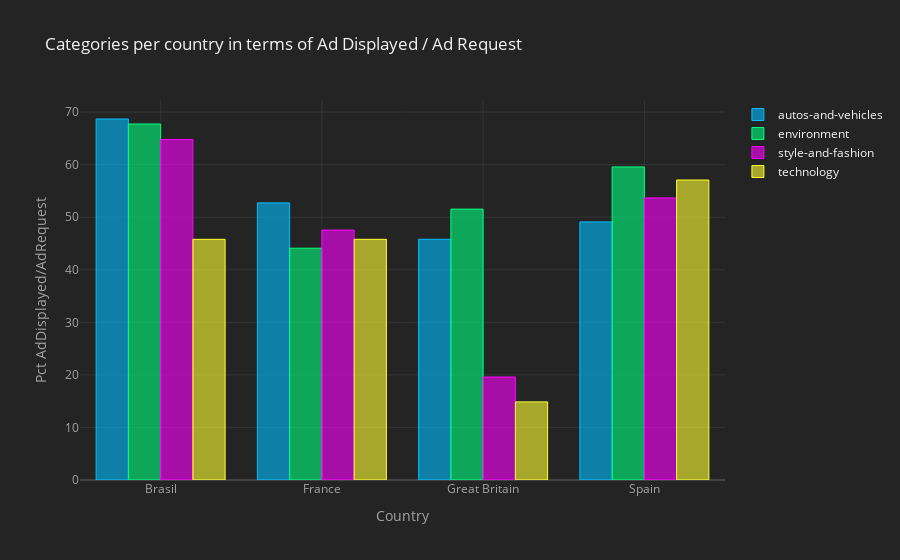

The cell this chart's notebook holds for it:
### Markdown cell above
##### 💡Vehicles is the category where more ads are displayed, specially in Brasil and Spain, where the volume doubles second most displayed category. In France and Great Britan, as we saw before, Tech is also way important. In Great Britan, Environment doubles Style and in France Tech and Style are more relevant (Tech is same as Vehicles).

### Code cell
aux1 = df.groupby(['Country', 'pageCategory']).agg({'ClientAdRequest':'sum'})
aux2 = df.groupby(['Country', 'pageCategory']).agg({'ClientAdImpression':'sum'})
aux_1_2_3 = aux1.merge(aux2, on=['Country','pageCategory'], how='left', indicator=False)
aux_1_2_3['Pct'] = 100*(aux_1_2_3['ClientAdImpression']/aux_1_2_3['ClientAdRequest'])
aux_1_2_3 = aux_1_2_3['Pct'].unstack(level=1)
aux_1_2_3.iplot(kind='bar', color=['deepskyblue','springgreen','magenta','yellow'],
    xTitle='Country', yTitle='Pct AdDisplayed/AdRequest',
    title= 'Categories per country in terms of Ad Displayed / Ad Request')

### Figure 1 — Plotly figure (JSON) as saved in the notebook; plotly's stock layout.template omitted (floating-point values rounded to 4 significant figures)
{"data": [{"marker": {"color": "rgba(0, 191, 255, 0.6)", "line": {"color": "rgba(0, 191, 255, 1.0)", "width": 1}}, "name": "autos-and-vehicles", "orientation": "v", "text": "", "type": "bar", "x": ["Brasil", "France", "Great Britain", "Spain"], "y": [68.69, 52.73, 45.8, 49.11]}, {"marker": {"color": "rgba(0, 255, 127, 0.6)", "line": {"color": "rgba(0, 255, 127, 1.0)", "width": 1}}, "name": "environment", "orientation": "v", "text": "", "type": "bar", "x": ["Brasil", "France", "Great Britain", "Spain"], "y": [67.74, 44.1, 51.54, 59.57]}, {"marker": {"color": "rgba(255, 0, 255, 0.6)", "line": {"color": "rgba(255, 0, 255, 1.0)", "width": 1}}, "name": "style-and-fashion", "orientation": "v", "text": "", "type": "bar", "x": ["Brasil", "France", "Great Britain", "Spain"], "y": [64.79, 47.55, 19.61, 53.68]}, {"marker": {"color": "rgba(255, 255, 51, 0.6)", "line": {"color": "rgba(255, 255, 51, 1.0)", "width": 1}}, "name": "technology", "orientation": "v", "text": "", "type": "bar", "x": ["Brasil", "France", "Great Britain", "Spain"], "y": [45.79, 45.79, 14.86, 57.08]}], "layout": {"legend": {"bgcolor": "#242424", "font": {"color": "#F4F4F4"}}, "paper_bgcolor": "#242424", "plot_bgcolor": "#242424", "title": {"font": {"color": "#F4F4F4"}, "text": "Categories per country in terms of Ad Displayed / Ad Request"}, "xaxis": {"gridcolor": "#343434", "showgrid": true, "tickfont": {"color": "#A4A4A4"}, "title": {"font": {"color": "#A4A4A4"}, "text": "Country"}, "zerolinecolor": "#444444"}, "yaxis": {"gridcolor": "#343434", "showgrid": true, "tickfont": {"color": "#A4A4A4"}, "title": {"font": {"color": "#A4A4A4"}, "text": "Pct AdDisplayed/AdRequest"}, "zerolinecolor": "#444444"}}}
